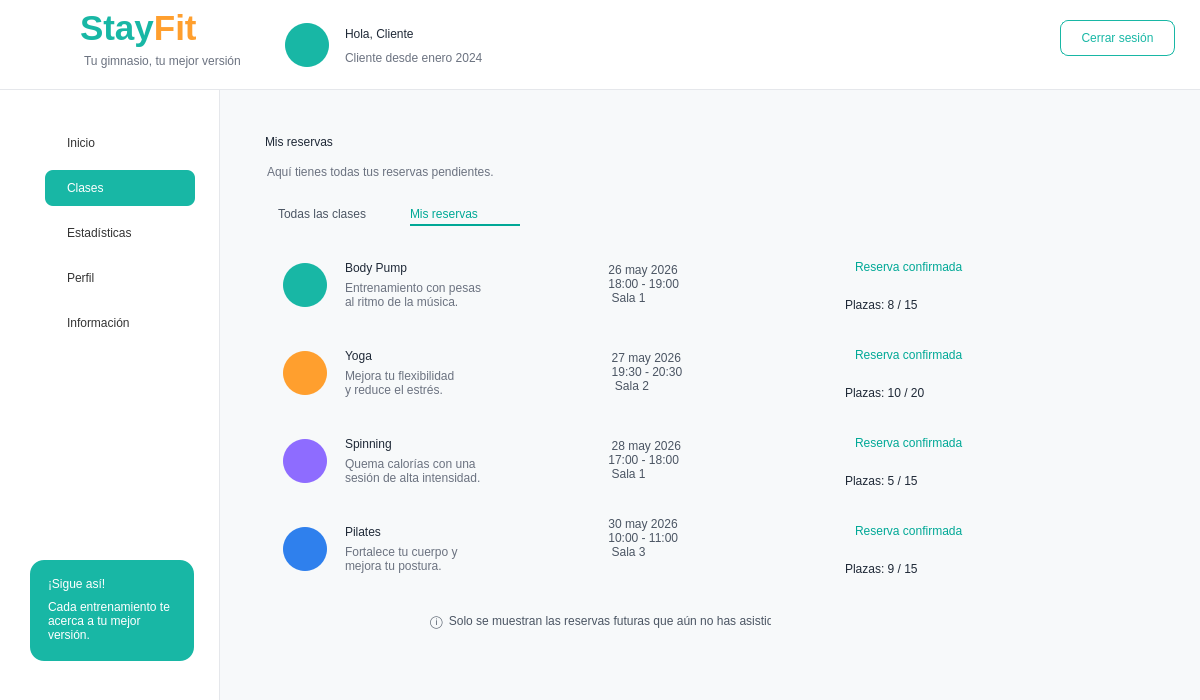
<?xml version="1.0" encoding="UTF-8"?>
<ui version="4.0">
 <class>MainWindow</class>
 <widget class="QMainWindow" name="MainWindow">
  <property name="geometry">
   <rect>
    <x>0</x>
    <y>0</y>
    <width>1200</width>
    <height>700</height>
   </rect>
  </property>
  <property name="windowTitle">
   <string>StayFit - Mis reservas</string>
  </property>
  <property name="styleSheet">
   <string notr="true">
QMainWindow { background-color: #F7F9FA; }
QLabel { background: transparent; color: #1F2937; font-family: &quot;Segoe UI&quot;; }
QPushButton { font-family: &quot;Segoe UI&quot;; }
QFrame#frameHeader { background-color: white; border-bottom: 1px solid #E5E7EB; }
QFrame#frameMenu { background-color: white; border-right: 1px solid #E5E7EB; }
QFrame#frameContenido { background-color: #F7F9FA; border: none; }
QFrame#cardResumen, QFrame#cardConsejo, QFrame#cardSigue { background-color: white; border: 1px solid #E6E6E6; border-radius: 12px; }
QFrame[class=&quot;classCard&quot;] { background-color: white; border: 1px solid #E6E6E6; border-radius: 12px; }
QFrame[class=&quot;badgeOk&quot;] { background-color: #DDF7F2; border-radius: 8px; border: none; }
QFrame[class=&quot;infoBox&quot;] { background-color: #EEF6FB; border-radius: 8px; border: none; }
QPushButton#btnClases { background-color: #18B7A5; color: white; border-radius: 8px; text-align: left; padding-left: 22px; font: bold 11pt &quot;Segoe UI&quot;; }
QPushButton#btnInicio, QPushButton#btnInscripciones, QPushButton#btnPagos, QPushButton#btnEstadisticas, QPushButton#btnCalorias, QPushButton#btnPerfil, QPushButton#btnInformacion { background-color: transparent; color: #333333; border: none; text-align: left; padding-left: 22px; font: 11pt &quot;Segoe UI&quot;; }
QPushButton#btnInicio:hover, QPushButton#btnInscripciones:hover, QPushButton#btnPagos:hover, QPushButton#btnEstadisticas:hover, QPushButton#btnCalorias:hover, QPushButton#btnPerfil:hover, QPushButton#btnInformacion:hover { background-color: #E6F7F5; border-radius: 8px; }
QPushButton#btnCerrarSesion { background-color: white; color: #18B7A5; border: 1px solid #18B7A5; border-radius: 8px; font: bold 10pt &quot;Segoe UI&quot;; }
QPushButton[class=&quot;btnSecundario&quot;] { background-color: white; color: #18B7A5; border: 1px solid #18B7A5; border-radius: 8px; font: bold 9pt &quot;Segoe UI&quot;; }
QComboBox { background-color: white; border: 1px solid #D9DEE7; border-radius: 8px; padding-left: 10px; font: 9pt &quot;Segoe UI&quot;; color: #374151; }
   </string>
  </property>
  <widget class="QWidget" name="centralwidget">
   <widget class="QFrame" name="frameHeader">
    <property name="geometry">
     <rect>
      <x>0</x>
      <y>0</y>
      <width>1200</width>
      <height>90</height>
     </rect>
    </property>
    <widget class="QLabel" name="lblLogoIcono">
     <property name="geometry">
      <rect>
       <x>18</x>
       <y>10</y>
       <width>65</width>
       <height>65</height>
      </rect>
     </property>
     <property name="text">
      <string/>
     </property>
     <property name="pixmap">
      <pixmap>../imagenes/logo_stayfit.png</pixmap>
     </property>
     <property name="scaledContents">
      <bool>true</bool>
     </property>
    </widget>
    <widget class="QLabel" name="labelStayFitHeader">
     <property name="geometry">
      <rect>
       <x>80</x>
       <y>8</y>
       <width>170</width>
       <height>40</height>
      </rect>
     </property>
     <property name="text">
      <string>&lt;html&gt;&lt;body&gt;&lt;span style=&quot;font-size:26pt; font-weight:700; color:#18B7A5;&quot;&gt;Stay&lt;/span&gt;&lt;span style=&quot;font-size:26pt; font-weight:700; color:#FF9F2E;&quot;&gt;Fit&lt;/span&gt;&lt;/body&gt;&lt;/html&gt;</string>
     </property>
    </widget>
    <widget class="QLabel" name="labelSubtituloHeader">
     <property name="geometry">
      <rect>
       <x>84</x>
       <y>52</y>
       <width>180</width>
       <height>18</height>
      </rect>
     </property>
     <property name="styleSheet">
      <string notr="true">color:#6B7280; font:9pt &quot;Segoe UI&quot;;</string>
     </property>
     <property name="text">
      <string>Tu gimnasio, tu mejor versión</string>
     </property>
    </widget>
    <widget class="QLabel" name="lblAvatarCliente">
     <property name="geometry">
      <rect>
       <x>285</x>
       <y>23</y>
       <width>44</width>
       <height>44</height>
      </rect>
     </property>
     <property name="styleSheet">
      <string notr="true">background-color:#18B7A5; color:white; border-radius:22px;</string>
     </property>
     <property name="text">
      <string/>
     </property>
     <property name="pixmap">
      <pixmap>../imagenes/usuario.png</pixmap>
     </property>
     <property name="scaledContents">
      <bool>true</bool>
     </property>
    </widget>
    <widget class="QLabel" name="lblNombreCliente">
     <property name="geometry">
      <rect>
       <x>345</x>
       <y>22</y>
       <width>270</width>
       <height>24</height>
      </rect>
     </property>
     <property name="styleSheet">
      <string notr="true">font:bold 13pt &quot;Segoe UI&quot;; color:#1F2937;</string>
     </property>
     <property name="text">
      <string>Hola, Cliente</string>
     </property>
    </widget>
    <widget class="QLabel" name="lblFechaAltaCliente">
     <property name="geometry">
      <rect>
       <x>345</x>
       <y>48</y>
       <width>250</width>
       <height>20</height>
      </rect>
     </property>
     <property name="styleSheet">
      <string notr="true">font:10pt &quot;Segoe UI&quot;; color:#6B7280;</string>
     </property>
     <property name="text">
      <string>Cliente desde enero 2024</string>
     </property>
    </widget>
    <widget class="QPushButton" name="btnCerrarSesion">
     <property name="geometry">
      <rect>
       <x>1060</x>
       <y>20</y>
       <width>115</width>
       <height>36</height>
      </rect>
     </property>
     <property name="text">
      <string>Cerrar sesión</string>
     </property>
    </widget>
   </widget>
   <widget class="QFrame" name="frameMenu">
    <property name="geometry">
     <rect>
      <x>0</x>
      <y>90</y>
      <width>220</width>
      <height>610</height>
     </rect>
    </property>
    <widget class="QPushButton" name="btnInicio">
     <property name="geometry">
      <rect>
       <x>45</x>
       <y>35</y>
       <width>150</width>
       <height>36</height>
      </rect>
     </property>
     <property name="text">
      <string>Inicio</string>
     </property>
    </widget>
    <widget class="QPushButton" name="btnClases">
     <property name="geometry">
      <rect>
       <x>45</x>
       <y>80</y>
       <width>150</width>
       <height>36</height>
      </rect>
     </property>
     <property name="text">
      <string>Clases</string>
     </property>
    </widget>
    <widget class="QPushButton" name="btnEstadisticas">
     <property name="geometry">
      <rect>
       <x>45</x>
       <y>125</y>
       <width>150</width>
       <height>36</height>
      </rect>
     </property>
     <property name="text">
      <string>Estadísticas</string>
     </property>
    </widget>
    <widget class="QPushButton" name="btnPerfil">
     <property name="geometry">
      <rect>
       <x>45</x>
       <y>170</y>
       <width>150</width>
       <height>36</height>
      </rect>
     </property>
     <property name="text">
      <string>Perfil</string>
     </property>
    </widget>
    <widget class="QPushButton" name="btnInformacion">
     <property name="geometry">
      <rect>
       <x>45</x>
       <y>215</y>
       <width>150</width>
       <height>36</height>
      </rect>
     </property>
     <property name="text">
      <string>Información</string>
     </property>
    </widget>
    <widget class="QFrame" name="cardSigue">
     <property name="geometry">
      <rect>
       <x>30</x>
       <y>470</y>
       <width>164</width>
       <height>101</height>
      </rect>
     </property>
     <property name="styleSheet">
      <string notr="true">QFrame#cardSigue { background-color:#18B7A5; border-radius:14px; border:none; }</string>
     </property>
     <widget class="QLabel" name="lblSigue">
      <property name="geometry">
       <rect>
        <x>18</x>
        <y>12</y>
        <width>130</width>
        <height>24</height>
       </rect>
      </property>
      <property name="styleSheet">
       <string notr="true">color:white; font:bold 11pt &quot;Segoe UI&quot;;</string>
      </property>
      <property name="text">
       <string>¡Sigue así!</string>
      </property>
     </widget>
     <widget class="QLabel" name="lblSigueTexto">
      <property name="geometry">
       <rect>
        <x>18</x>
        <y>35</y>
        <width>130</width>
        <height>51</height>
       </rect>
      </property>
      <property name="styleSheet">
       <string notr="true">color:white; font:9pt &quot;Segoe UI&quot;;</string>
      </property>
      <property name="text">
       <string>Cada entrenamiento te acerca a tu mejor versión.</string>
      </property>
      <property name="wordWrap">
       <bool>true</bool>
      </property>
     </widget>
    </widget>
    <widget class="QLabel" name="icoInicio">
     <property name="geometry">
      <rect>
       <x>20</x>
       <y>40</y>
       <width>20</width>
       <height>20</height>
      </rect>
     </property>
     <property name="pixmap">
      <pixmap>../imagenes/casa_inicio.png</pixmap>
     </property>
     <property name="scaledContents">
      <bool>true</bool>
     </property>
    </widget>
    <widget class="QLabel" name="icoClases">
     <property name="geometry">
      <rect>
       <x>10</x>
       <y>85</y>
       <width>22</width>
       <height>22</height>
      </rect>
     </property>
     <property name="pixmap">
      <pixmap>../imagenes/calendario.png</pixmap>
     </property>
     <property name="scaledContents">
      <bool>true</bool>
     </property>
    </widget>
    <widget class="QLabel" name="icoEst">
     <property name="geometry">
      <rect>
       <x>20</x>
       <y>130</y>
       <width>25</width>
       <height>25</height>
      </rect>
     </property>
     <property name="pixmap">
      <pixmap>../imagenes/grafico-de-barras.png</pixmap>
     </property>
     <property name="scaledContents">
      <bool>true</bool>
     </property>
    </widget>
    <widget class="QLabel" name="icoPerfil">
     <property name="geometry">
      <rect>
       <x>20</x>
       <y>175</y>
       <width>23</width>
       <height>23</height>
      </rect>
     </property>
     <property name="pixmap">
      <pixmap>../imagenes/usuario.png</pixmap>
     </property>
     <property name="scaledContents">
      <bool>true</bool>
     </property>
    </widget>
    <widget class="QLabel" name="icoInfo">
     <property name="geometry">
      <rect>
       <x>20</x>
       <y>220</y>
       <width>23</width>
       <height>23</height>
      </rect>
     </property>
     <property name="pixmap">
      <pixmap>../imagenes/informacion.png</pixmap>
     </property>
     <property name="scaledContents">
      <bool>true</bool>
     </property>
    </widget>
   </widget>
   <widget class="QFrame" name="frameContenido">
    <property name="geometry">
     <rect>
      <x>220</x>
      <y>90</y>
      <width>980</width>
      <height>610</height>
     </rect>
    </property>
    <widget class="QLabel" name="fondoOla">
     <property name="geometry">
      <rect>
       <x>0</x>
       <y>0</y>
       <width>990</width>
       <height>620</height>
      </rect>
     </property>
     <property name="text">
      <string/>
     </property>
     <property name="pixmap">
      <pixmap>src/vista/imagenes/reborde_ola.png</pixmap>
     </property>
     <property name="scaledContents">
      <bool>true</bool>
     </property>
    </widget>
    <widget class="QLabel" name="lblTituloReservas">
     <property name="geometry">
      <rect>
       <x>45</x>
       <y>35</y>
       <width>250</width>
       <height>34</height>
      </rect>
     </property>
     <property name="styleSheet">
      <string notr="true">font:bold 20pt &quot;Segoe UI&quot;; color:#1F2937;</string>
     </property>
     <property name="text">
      <string>Mis reservas</string>
     </property>
    </widget>
    <widget class="QLabel" name="lblSubReservas">
     <property name="geometry">
      <rect>
       <x>47</x>
       <y>72</y>
       <width>470</width>
       <height>20</height>
      </rect>
     </property>
     <property name="styleSheet">
      <string notr="true">font:9pt &quot;Segoe UI&quot;; color:#6B7280;</string>
     </property>
     <property name="text">
      <string>Aquí tienes todas tus reservas pendientes.</string>
     </property>
    </widget>
    <widget class="QLabel" name="lblTabTodas">
     <property name="geometry">
      <rect>
       <x>58</x>
       <y>112</y>
       <width>120</width>
       <height>24</height>
      </rect>
     </property>
     <property name="styleSheet">
      <string notr="true">font:10pt &quot;Segoe UI&quot;; color:#4B5563;</string>
     </property>
     <property name="text">
      <string>Todas las clases</string>
     </property>
    </widget>
    <widget class="QLabel" name="lblTabRes">
     <property name="geometry">
      <rect>
       <x>190</x>
       <y>112</y>
       <width>110</width>
       <height>24</height>
      </rect>
     </property>
     <property name="styleSheet">
      <string notr="true">font:bold 10pt &quot;Segoe UI&quot;; color:#00A896; border-bottom:2px solid #00A896;</string>
     </property>
     <property name="text">
      <string>Mis reservas</string>
     </property>
    </widget>
    <widget class="QFrame" name="cardReserva1">
     <property name="geometry">
      <rect>
       <x>45</x>
       <y>155</y>
       <width>811</width>
       <height>78</height>
      </rect>
     </property>
     <property name="class" stdset="0">
      <string>classCard</string>
     </property>
     <widget class="QLabel" name="icoReserva1">
      <property name="geometry">
       <rect>
        <x>18</x>
        <y>18</y>
        <width>44</width>
        <height>44</height>
       </rect>
      </property>
      <property name="styleSheet">
       <string notr="true">background-color:#18B7A5; border-radius:22px;</string>
      </property>
      <property name="pixmap">
       <pixmap>../imagenes/peso.png</pixmap>
      </property>
      <property name="scaledContents">
       <bool>true</bool>
      </property>
     </widget>
     <widget class="QLabel" name="lblReservaClase1">
      <property name="geometry">
       <rect>
        <x>80</x>
        <y>12</y>
        <width>150</width>
        <height>22</height>
       </rect>
      </property>
      <property name="styleSheet">
       <string notr="true">font:bold 11pt &quot;Segoe UI&quot;;</string>
      </property>
      <property name="text">
       <string>Body Pump</string>
      </property>
     </widget>
     <widget class="QLabel" name="lblReservaDesc1">
      <property name="geometry">
       <rect>
        <x>80</x>
        <y>35</y>
        <width>165</width>
        <height>30</height>
       </rect>
      </property>
      <property name="styleSheet">
       <string notr="true">font:8pt &quot;Segoe UI&quot;; color:#6B7280;</string>
      </property>
      <property name="text">
       <string>Entrenamiento con pesas
al ritmo de la música.</string>
      </property>
     </widget>
     <widget class="QLabel" name="lblReservaFecha1">
      <property name="geometry">
       <rect>
        <x>340</x>
        <y>10</y>
        <width>135</width>
        <height>58</height>
       </rect>
      </property>
      <property name="styleSheet">
       <string notr="true">font:8pt &quot;Segoe UI&quot;; color:#4B5563;</string>
      </property>
      <property name="text">
       <string> 26 may 2026
 18:00 - 19:00
  Sala 1</string>
      </property>
     </widget>
     <widget class="QFrame" name="badgeReserva1">
      <property name="geometry">
       <rect>
        <x>580</x>
        <y>10</y>
        <width>121</width>
        <height>24</height>
       </rect>
      </property>
      <property name="class" stdset="0">
       <string>badgeOk</string>
      </property>
      <widget class="QLabel" name="lblEstadoReserva1">
       <property name="geometry">
        <rect>
         <x>10</x>
         <y>3</y>
         <width>121</width>
         <height>18</height>
        </rect>
       </property>
       <property name="styleSheet">
        <string notr="true">font:bold 8pt &quot;Segoe UI&quot;; color:#00A896;</string>
       </property>
       <property name="text">
        <string>Reserva confirmada</string>
       </property>
      </widget>
     </widget>
     <widget class="QLabel" name="lblPlazasReserva1">
      <property name="geometry">
       <rect>
        <x>580</x>
        <y>50</y>
        <width>95</width>
        <height>20</height>
       </rect>
      </property>
      <property name="styleSheet">
       <string notr="true">font:bold 9pt &quot;Segoe UI&quot;; color:#1F2937;</string>
      </property>
      <property name="text">
       <string>Plazas: 8 / 15</string>
      </property>
     </widget>
    </widget>
    <widget class="QFrame" name="cardReserva2">
     <property name="geometry">
      <rect>
       <x>45</x>
       <y>243</y>
       <width>811</width>
       <height>78</height>
      </rect>
     </property>
     <property name="class" stdset="0">
      <string>classCard</string>
     </property>
     <widget class="QLabel" name="icoReserva2">
      <property name="geometry">
       <rect>
        <x>18</x>
        <y>18</y>
        <width>44</width>
        <height>44</height>
       </rect>
      </property>
      <property name="styleSheet">
       <string notr="true">background-color:#FF9F2E; border-radius:22px;</string>
      </property>
      <property name="pixmap">
       <pixmap>../imagenes/yoga.png</pixmap>
      </property>
      <property name="scaledContents">
       <bool>true</bool>
      </property>
     </widget>
     <widget class="QLabel" name="lblReservaClase2">
      <property name="geometry">
       <rect>
        <x>80</x>
        <y>12</y>
        <width>150</width>
        <height>22</height>
       </rect>
      </property>
      <property name="styleSheet">
       <string notr="true">font:bold 11pt &quot;Segoe UI&quot;;</string>
      </property>
      <property name="text">
       <string>Yoga</string>
      </property>
     </widget>
     <widget class="QLabel" name="lblReservaDesc2">
      <property name="geometry">
       <rect>
        <x>80</x>
        <y>35</y>
        <width>165</width>
        <height>30</height>
       </rect>
      </property>
      <property name="styleSheet">
       <string notr="true">font:8pt &quot;Segoe UI&quot;; color:#6B7280;</string>
      </property>
      <property name="text">
       <string>Mejora tu flexibilidad
y reduce el estrés.</string>
      </property>
     </widget>
     <widget class="QLabel" name="lblReservaFecha2">
      <property name="geometry">
       <rect>
        <x>340</x>
        <y>10</y>
        <width>135</width>
        <height>58</height>
       </rect>
      </property>
      <property name="styleSheet">
       <string notr="true">font:8pt &quot;Segoe UI&quot;; color:#4B5563;</string>
      </property>
      <property name="text">
       <string>  27 may 2026
  19:30 - 20:30
   Sala 2</string>
      </property>
     </widget>
     <widget class="QLabel" name="lblPlazasReserva2">
      <property name="geometry">
       <rect>
        <x>580</x>
        <y>50</y>
        <width>95</width>
        <height>20</height>
       </rect>
      </property>
      <property name="styleSheet">
       <string notr="true">font:bold 9pt &quot;Segoe UI&quot;; color:#1F2937;</string>
      </property>
      <property name="text">
       <string>Plazas: 10 / 20</string>
      </property>
     </widget>
     <widget class="QFrame" name="badgeReserva1_2">
      <property name="geometry">
       <rect>
        <x>580</x>
        <y>10</y>
        <width>121</width>
        <height>24</height>
       </rect>
      </property>
      <property name="class" stdset="0">
       <string>badgeOk</string>
      </property>
      <widget class="QLabel" name="lblEstadoReserva2">
       <property name="geometry">
        <rect>
         <x>10</x>
         <y>3</y>
         <width>121</width>
         <height>18</height>
        </rect>
       </property>
       <property name="styleSheet">
        <string notr="true">font:bold 8pt &quot;Segoe UI&quot;; color:#00A896;</string>
       </property>
       <property name="text">
        <string>Reserva confirmada</string>
       </property>
      </widget>
     </widget>
    </widget>
    <widget class="QFrame" name="cardReserva3">
     <property name="geometry">
      <rect>
       <x>45</x>
       <y>331</y>
       <width>811</width>
       <height>78</height>
      </rect>
     </property>
     <property name="class" stdset="0">
      <string>classCard</string>
     </property>
     <widget class="QLabel" name="icoReserva3">
      <property name="geometry">
       <rect>
        <x>18</x>
        <y>18</y>
        <width>44</width>
        <height>44</height>
       </rect>
      </property>
      <property name="styleSheet">
       <string notr="true">background-color:#8E6CFF; border-radius:22px;</string>
      </property>
      <property name="pixmap">
       <pixmap>../imagenes/bicicleta.png</pixmap>
      </property>
      <property name="scaledContents">
       <bool>true</bool>
      </property>
     </widget>
     <widget class="QLabel" name="lblReservaClase3">
      <property name="geometry">
       <rect>
        <x>80</x>
        <y>12</y>
        <width>150</width>
        <height>22</height>
       </rect>
      </property>
      <property name="styleSheet">
       <string notr="true">font:bold 11pt &quot;Segoe UI&quot;;</string>
      </property>
      <property name="text">
       <string>Spinning</string>
      </property>
     </widget>
     <widget class="QLabel" name="lblReservaDesc3">
      <property name="geometry">
       <rect>
        <x>80</x>
        <y>35</y>
        <width>165</width>
        <height>30</height>
       </rect>
      </property>
      <property name="styleSheet">
       <string notr="true">font:8pt &quot;Segoe UI&quot;; color:#6B7280;</string>
      </property>
      <property name="text">
       <string>Quema calorías con una
sesión de alta intensidad.</string>
      </property>
     </widget>
     <widget class="QLabel" name="lblReservaFecha3">
      <property name="geometry">
       <rect>
        <x>340</x>
        <y>10</y>
        <width>135</width>
        <height>58</height>
       </rect>
      </property>
      <property name="styleSheet">
       <string notr="true">font:8pt &quot;Segoe UI&quot;; color:#4B5563;</string>
      </property>
      <property name="text">
       <string>  28 may 2026
 17:00 - 18:00
  Sala 1</string>
      </property>
     </widget>
     <widget class="QLabel" name="lblPlazasReserva3">
      <property name="geometry">
       <rect>
        <x>580</x>
        <y>50</y>
        <width>95</width>
        <height>20</height>
       </rect>
      </property>
      <property name="styleSheet">
       <string notr="true">font:bold 9pt &quot;Segoe UI&quot;; color:#1F2937;</string>
      </property>
      <property name="text">
       <string>Plazas: 5 / 15</string>
      </property>
     </widget>
     <widget class="QFrame" name="badgeReserva1_3">
      <property name="geometry">
       <rect>
        <x>580</x>
        <y>10</y>
        <width>121</width>
        <height>24</height>
       </rect>
      </property>
      <property name="class" stdset="0">
       <string>badgeOk</string>
      </property>
      <widget class="QLabel" name="lblEstadoReserva3">
       <property name="geometry">
        <rect>
         <x>10</x>
         <y>3</y>
         <width>121</width>
         <height>18</height>
        </rect>
       </property>
       <property name="styleSheet">
        <string notr="true">font:bold 8pt &quot;Segoe UI&quot;; color:#00A896;</string>
       </property>
       <property name="text">
        <string>Reserva confirmada</string>
       </property>
      </widget>
     </widget>
    </widget>
    <widget class="QFrame" name="cardReserva4">
     <property name="geometry">
      <rect>
       <x>45</x>
       <y>419</y>
       <width>811</width>
       <height>78</height>
      </rect>
     </property>
     <property name="class" stdset="0">
      <string>classCard</string>
     </property>
     <widget class="QLabel" name="icoReserva4">
      <property name="geometry">
       <rect>
        <x>18</x>
        <y>18</y>
        <width>44</width>
        <height>44</height>
       </rect>
      </property>
      <property name="styleSheet">
       <string notr="true">background-color:#2F80ED; border-radius:22px;</string>
      </property>
      <property name="pixmap">
       <pixmap>../imagenes/pilates.png</pixmap>
      </property>
      <property name="scaledContents">
       <bool>true</bool>
      </property>
     </widget>
     <widget class="QLabel" name="lblReservaClase4">
      <property name="geometry">
       <rect>
        <x>80</x>
        <y>12</y>
        <width>150</width>
        <height>22</height>
       </rect>
      </property>
      <property name="styleSheet">
       <string notr="true">font:bold 11pt &quot;Segoe UI&quot;;</string>
      </property>
      <property name="text">
       <string>Pilates</string>
      </property>
     </widget>
     <widget class="QLabel" name="lblReservaDesc4">
      <property name="geometry">
       <rect>
        <x>80</x>
        <y>35</y>
        <width>165</width>
        <height>30</height>
       </rect>
      </property>
      <property name="styleSheet">
       <string notr="true">font:8pt &quot;Segoe UI&quot;; color:#6B7280;</string>
      </property>
      <property name="text">
       <string>Fortalece tu cuerpo y
mejora tu postura.</string>
      </property>
     </widget>
     <widget class="QLabel" name="lblReservaFecha4">
      <property name="geometry">
       <rect>
        <x>340</x>
        <y>0</y>
        <width>135</width>
        <height>58</height>
       </rect>
      </property>
      <property name="styleSheet">
       <string notr="true">font:8pt &quot;Segoe UI&quot;; color:#4B5563;</string>
      </property>
      <property name="text">
       <string> 30 may 2026
 10:00 - 11:00
  Sala 3</string>
      </property>
     </widget>
     <widget class="QLabel" name="lblPlazasReserva4">
      <property name="geometry">
       <rect>
        <x>580</x>
        <y>50</y>
        <width>95</width>
        <height>20</height>
       </rect>
      </property>
      <property name="styleSheet">
       <string notr="true">font:bold 9pt &quot;Segoe UI&quot;; color:#1F2937;</string>
      </property>
      <property name="text">
       <string>Plazas: 9 / 15</string>
      </property>
     </widget>
     <widget class="QFrame" name="badgeReserva1_4">
      <property name="geometry">
       <rect>
        <x>580</x>
        <y>10</y>
        <width>121</width>
        <height>24</height>
       </rect>
      </property>
      <property name="class" stdset="0">
       <string>badgeOk</string>
      </property>
      <widget class="QLabel" name="lblEstadoReserva4">
       <property name="geometry">
        <rect>
         <x>10</x>
         <y>3</y>
         <width>121</width>
         <height>18</height>
        </rect>
       </property>
       <property name="styleSheet">
        <string notr="true">font:bold 8pt &quot;Segoe UI&quot;; color:#00A896;</string>
       </property>
       <property name="text">
        <string>Reserva confirmada</string>
       </property>
      </widget>
     </widget>
    </widget>
    <widget class="QFrame" name="infoReservas">
     <property name="geometry">
      <rect>
       <x>190</x>
       <y>515</y>
       <width>361</width>
       <height>32</height>
      </rect>
     </property>
     <property name="class" stdset="0">
      <string>infoBox</string>
     </property>
     <widget class="QLabel" name="lblInfoReservas">
      <property name="geometry">
       <rect>
        <x>20</x>
        <y>6</y>
        <width>361</width>
        <height>20</height>
       </rect>
      </property>
      <property name="styleSheet">
       <string notr="true">font:8pt &quot;Segoe UI&quot;; color:#4B5563;</string>
      </property>
      <property name="text">
       <string>ⓘ  Solo se muestran las reservas futuras que aún no has asistido.</string>
      </property>
     </widget>
    </widget>
   </widget>
  </widget>
 </widget>
 <resources>
  <include location="../imagenes/recursos.qrc"/>
 </resources>
 <connections/>
</ui>
